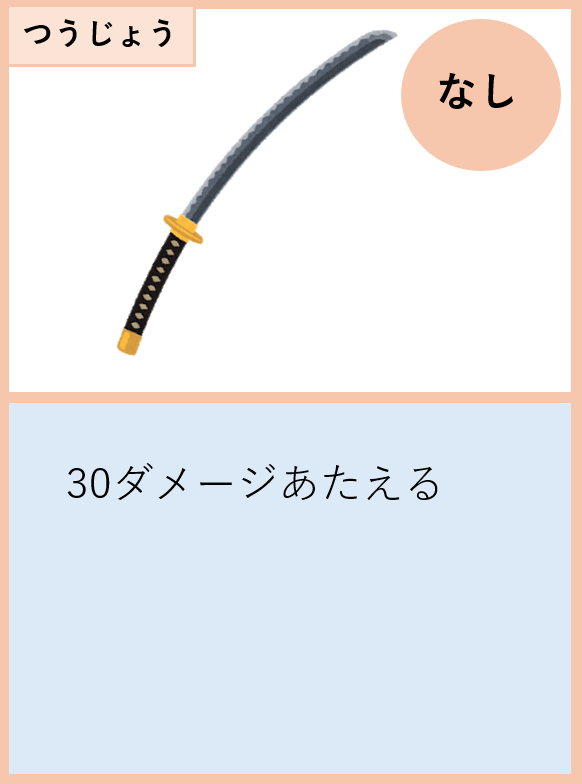
#> input picture code/data/cards/10_basic_30.jpg, 582 x 784 px, given in place of the camera
$ python color.py
#> lines starting #> are read from the running program, lines starting #| are printed output that depends on the picture; after the words box and inside, x2 and y2 are one past the last pixel; in counts of white or black regions, pixels touching at a corner belong together
#> further down, frame is the input picture: shape (784, 582, 3); mean B, G, R 236.5, 234, 233.5
import cv2
import numpy as np


class ColorRecognizer:
    def recognize_color(self, frame: cv2.VideoCapture) -> str:
        hsv_image = cv2.cvtColor(frame, cv2.COLOR_BGR2HSV)
#> hsv_image: shape (784, 582, 3); mean H, S, V 50.5, 23.4, 246

        # 例として赤、緑、青
        color_ranges = {
            'red': [(0, 50, 50), (10, 255, 255)],
            'green': [(50, 50, 50), (70, 255, 255)],
            'blue': [(110, 50, 50), (130, 255, 255)]
        }

        color_count = {color: 0 for color in color_ranges}

        # 各色のマスクを作成し、その色のピクセル数を数える
        for color, (lower, upper) in color_ranges.items():
            mask = cv2.inRange(hsv_image, np.array(lower), np.array(upper))
            color_count[color] = cv2.countNonZero(mask)
#> this loop made 3 passes
#> pass 1, in recognize_color, `mask = cv2.inRange(hsv_image, np.array(lower), np.array(upper))`:
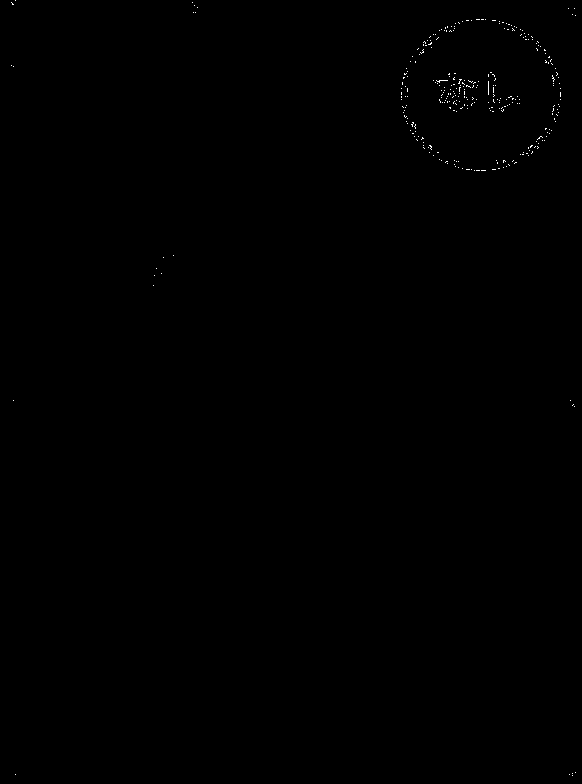
#> mask: shape (784, 582); 0.13% white in thin lines or dots
#> pass 3, in recognize_color, `mask = cv2.inRange(hsv_image, np.array(lower), np.array(upper))`:
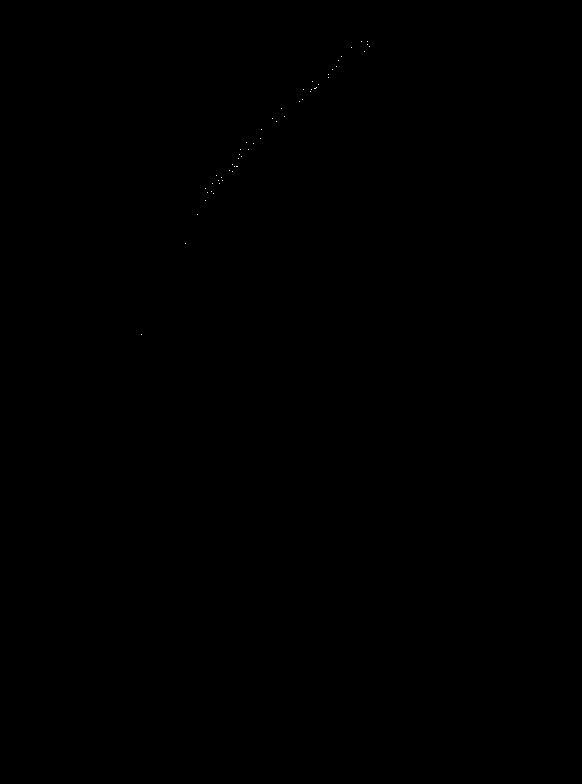
#> mask: shape (784, 582); 0.01% white in thin lines or dots, all inside (x1, y1, x2, y2) = (141, 41, 370, 335)
#> after the loop, color_count = {'red': 595, 'green': 0, 'blue': 55}

        recognized_color = max(color_count, key=color_count.get)
#> recognized_color = 'red'
        return recognized_color


if __name__ == "__main__":
    cap = cv2.VideoCapture(0)
    color_recognizer = ColorRecognizer()
    while True:
        ret, frame = cap.read()
        color = color_recognizer.recognize_color(frame)
#> color = 'red'
        cv2.putText(frame, color, (50, 50),
                    cv2.FONT_HERSHEY_SIMPLEX, 2, (0, 0, 255), 2, cv2.LINE_AA)
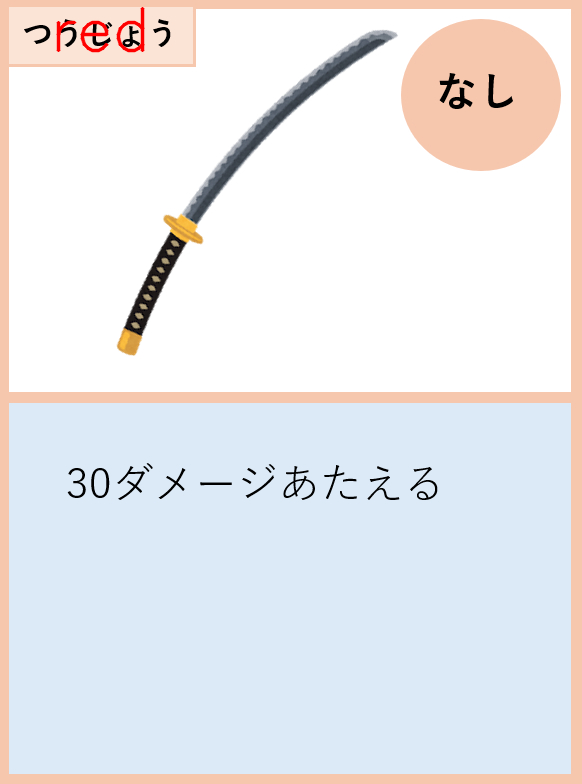
#> frame: shape (784, 582, 3); 0.27% of pixels changed, all inside (x1, y1, x2, y2) = (56, 7, 145, 53)
        cv2.imshow("frame", frame)
        if cv2.waitKey(1) & 0xFF == ord('q'):
#> (key q is pressed here)
            break
    cap.release()
    cv2.destroyAllWindows()

$ run again, on code/data/cards/11_basic_50.jpg
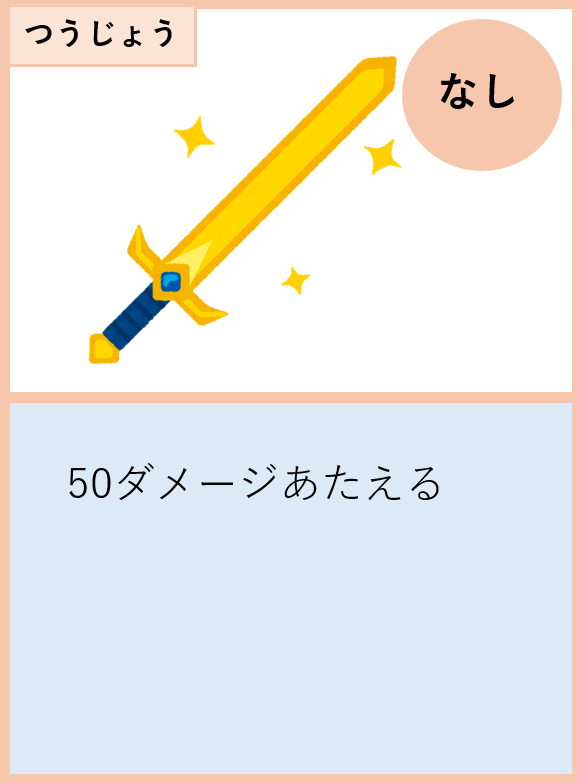
#> input picture code/data/cards/11_basic_50.jpg, 577 x 783 px, given in place of the camera
#> frame is the input picture: shape (783, 577, 3); mean B, G, R 229.9, 234.2, 234.8
#> hsv_image: shape (783, 577, 3); mean H, S, V 50.9, 32.5, 247.8
#> the loop in recognize_color, `for color, (lower, upper) in color_ranges.items():` made 3 passes
#> pass 1, in recognize_color, `mask = cv2.inRange(hsv_image, np.array(lower), np.array(upper))`:
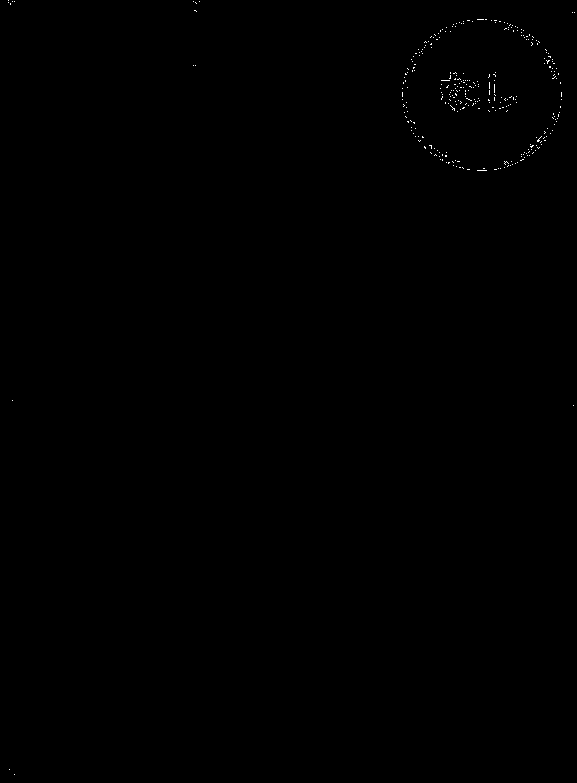
#> mask: shape (783, 577); 0.13% white in thin lines or dots
#> after the loop in recognize_color, `for color, (lower, upper) in color_ranges.items():`: color_count = {'red': 579, 'green': 15, 'blue': 0}
#> recognized_color = 'red'
#> `cv2.putText(frame, color, (50, 50), cv2.FONT_HERSHEY_SIMPLEX, 2, (0, 0..`:
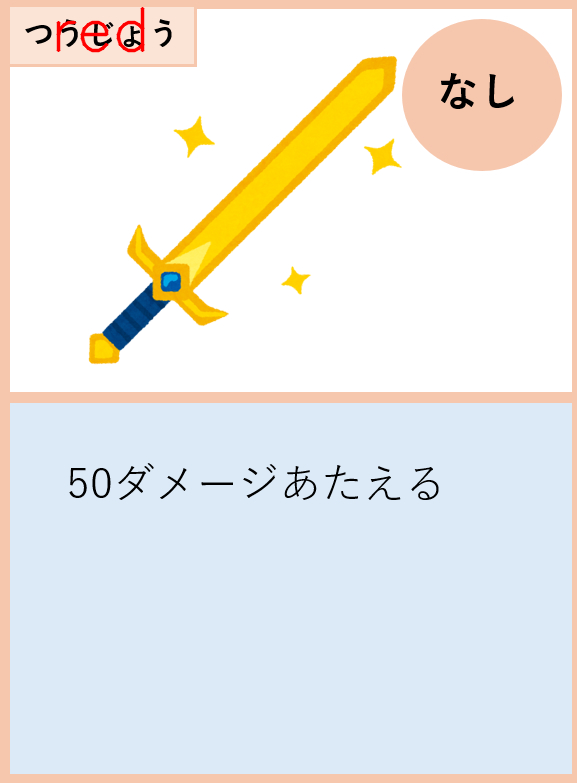
#> frame: shape (783, 577, 3); 0.27% of pixels changed, all inside (x1, y1, x2, y2) = (56, 7, 145, 53)

$ run again, on code/data/cards/9_basic_20.jpg
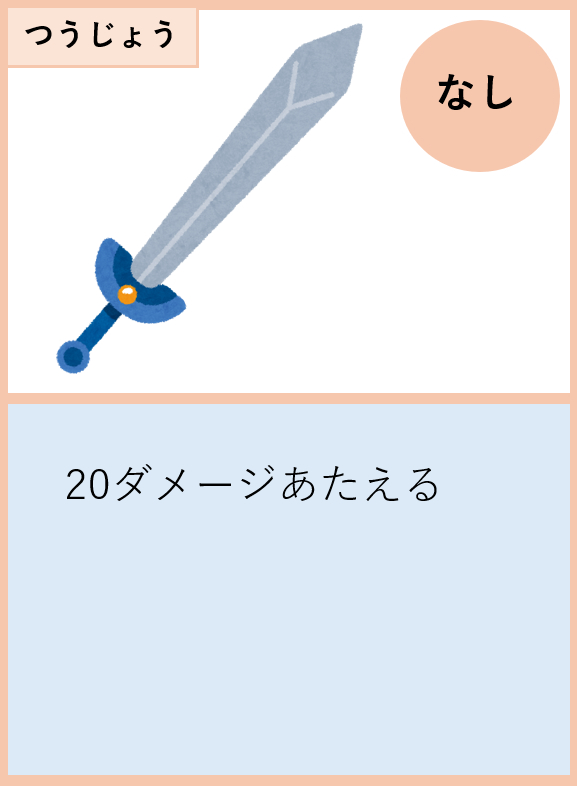
#> input picture code/data/cards/9_basic_20.jpg, 577 x 786 px, given in place of the camera
#> frame is the input picture: shape (786, 577, 3); mean B, G, R 236.6, 232.4, 230.3
#> hsv_image: shape (786, 577, 3); mean H, S, V 54.5, 26, 245.3
#> the loop in recognize_color, `for color, (lower, upper) in color_ranges.items():` made 3 passes
#> pass 1, in recognize_color, `mask = cv2.inRange(hsv_image, np.array(lower), np.array(upper))`:
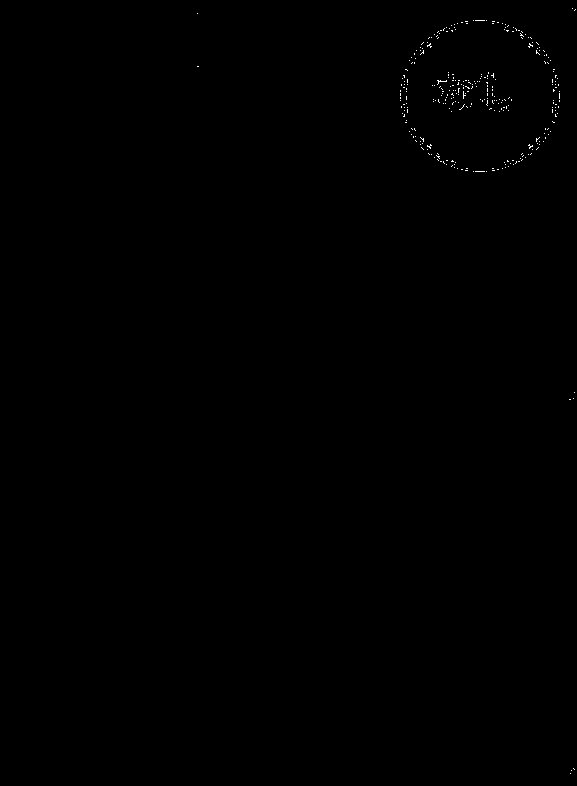
#> mask: shape (786, 577); 0.14% white in thin lines or dots, all inside (x1, y1, x2, y2) = (197, 8, 576, 774)
#> after the loop in recognize_color, `for color, (lower, upper) in color_ranges.items():`: color_count = {'red': 649, 'green': 0, 'blue': 0}
#> recognized_color = 'red'
#> `cv2.putText(frame, color, (50, 50), cv2.FONT_HERSHEY_SIMPLEX, 2, (0, 0..`:
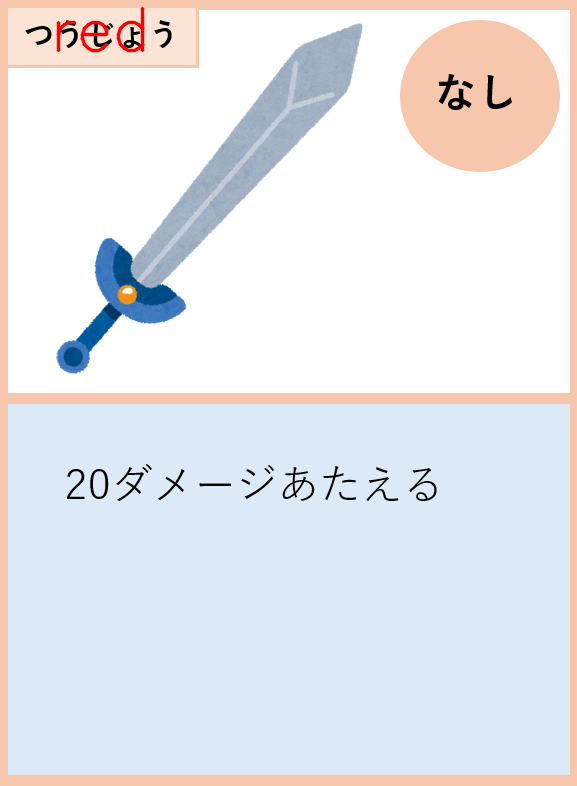
#> frame: shape (786, 577, 3); 0.27% of pixels changed, all inside (x1, y1, x2, y2) = (56, 7, 145, 53)
